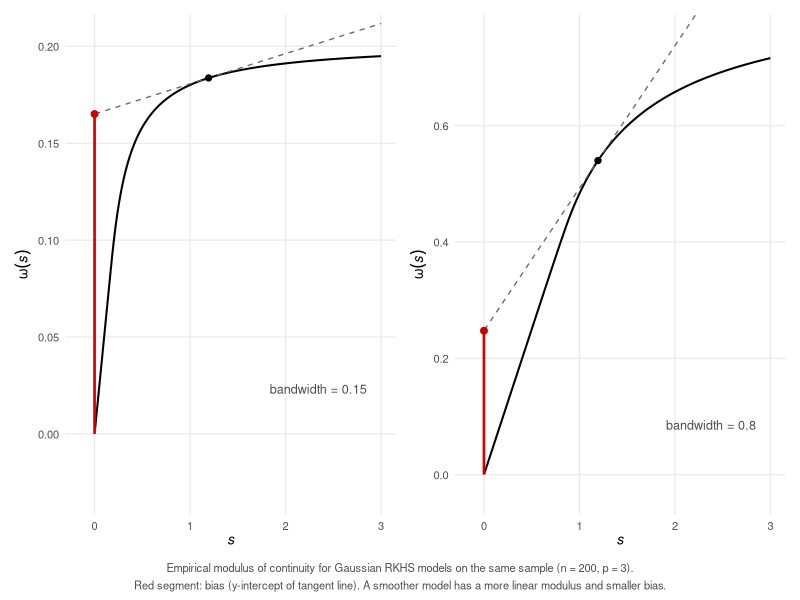

Source code (R):
#' # Modulus of continuity — empirical, from actual kernel models
#'
#' Draws a sample, builds RKHS kernel matrices, computes the penalized modulus
#' omega(s) = max_{||m||_H <= 1} (1/n) sum m(Xi) - (1/(2sn)) sum m(Xi)^2
#' via eigendecomposition. Two panels: rough kernel (low bandwidth) vs smooth
#' kernel (high bandwidth). Tangent line shows bias = y-intercept.

library(ggplot2)
library(patchwork)

set.seed(42)

# ---- Sample ----
n <- 200
p <- 3
X <- matrix(runif(n * p), n, p)

# ---- Kernel ----
rbf_kernel <- function(X, ell) {
  D2 <- outer(rowSums(X^2), rowSums(X^2), "+") - 2 * X %*% t(X)
  D2[D2 < 0] <- 0
  exp(-D2 / (2 * ell^2))
}

# ---- Compute empirical modulus ----
# omega(s) = max_{alpha'K alpha <= 1} (1/n) 1'K alpha - (1/(2sn)) alpha'K^2 alpha
#
# With eigen K = U Lambda U', beta = U'alpha, c = U'1:
# omega(s) = max_{sum lambda_j beta_j^2 <= 1}
#            sum (lambda_j c_j / n) beta_j - (lambda_j^2 / (2sn)) beta_j^2
#
# KKT: beta_j = (c_j/n) / (2*nu + lambda_j/(sn))
# Constraint: sum lambda_j * (c_j/n)^2 / (2*nu + lambda_j/(sn))^2 = 1
# Solve for nu by bisection.

compute_modulus <- function(K, s_grid) {
  eig <- eigen(K, symmetric = TRUE)
  lambda <- pmax(eig$values, 0)  # numerical safety
  U <- eig$vectors
  cc <- as.numeric(t(U) %*% rep(1, nrow(K)))
  n <- nrow(K)

  # For each s, solve for nu and compute omega
  omega <- numeric(length(s_grid))
  for (idx in seq_along(s_grid)) {
    s <- s_grid[idx]

    # Function of nu: constraint LHS - 1
    constraint_fn <- function(nu) {
      denom <- 2 * nu + lambda / (s * n)
      # avoid division by zero for zero eigenvalues
      keep <- lambda > 1e-12
      sum(lambda[keep] * (cc[keep] / n)^2 / denom[keep]^2) - 1
    }

    # Check if unconstrained solution is feasible (nu=0)
    if (constraint_fn(0) <= 0) {
      # Unconstrained: nu = 0
      nu_star <- 0
    } else {
      # Bisect for nu > 0
      nu_lo <- 0
      nu_hi <- max(lambda) * max(abs(cc)) / n  # generous upper bound
      while (constraint_fn(nu_hi) > 0) nu_hi <- nu_hi * 10
      for (iter in 1:100) {
        nu_mid <- (nu_lo + nu_hi) / 2
        if (constraint_fn(nu_mid) > 0) nu_lo <- nu_mid else nu_hi <- nu_mid
      }
      nu_star <- (nu_lo + nu_hi) / 2
    }

    keep <- lambda > 1e-12
    denom <- 2 * nu_star + lambda / (s * n)
    beta_star <- ifelse(keep, (cc / n) / denom, 0)
    omega[idx] <- sum(lambda * cc / n * beta_star - lambda^2 / (2 * s * n) * beta_star^2)
  }

  omega
}

# ---- Two kernels ----
ell_rough  <- 0.15   # small bandwidth -> rough model -> nonlinear modulus
ell_smooth <- 0.8    # large bandwidth -> smooth model -> nearly linear modulus

K_rough  <- rbf_kernel(X, ell_rough)
K_smooth <- rbf_kernel(X, ell_smooth)

s_grid <- seq(0.005, 3, length.out = 200)
omega_rough  <- compute_modulus(K_rough,  s_grid)
omega_smooth <- compute_modulus(K_smooth, s_grid)

# ---- Plot helper ----
make_panel <- function(s_grid, omega_vals, s0_idx, label_text) {
  s0 <- s_grid[s0_idx]
  y0 <- omega_vals[s0_idx]

  # Numerical derivative
  ds <- s_grid[2] - s_grid[1]
  slope <- (omega_vals[min(s0_idx+1, length(s_grid))] - omega_vals[max(s0_idx-1, 1)]) / (2*ds)
  intercept <- y0 - slope * s0

  df <- data.frame(s = s_grid, omega = omega_vals)
  tang <- data.frame(s = s_grid, y = intercept + slope * s_grid)
  tang$y[tang$y < -0.1 * max(omega_vals, na.rm=TRUE)] <- NA

  ggplot() +
    geom_line(data = df, aes(x = s, y = omega), linewidth = 0.7) +
    geom_line(data = tang, aes(x = s, y = y),
              linetype = "dashed", color = "gray40", linewidth = 0.45, na.rm = TRUE) +
    geom_point(aes(x = s0, y = y0), size = 1.8) +
    geom_segment(aes(x = 0, xend = 0, y = 0, yend = intercept),
                 color = "red3", linewidth = 0.9) +
    geom_point(aes(x = 0, y = intercept), color = "red3", size = 2) +
    annotate("text", x = max(s_grid) * 0.95, y = max(omega_vals) * 0.12,
             label = label_text, hjust = 1, size = 3.2, color = "gray30") +
    coord_cartesian(xlim = c(-0.15, max(s_grid)),
                    ylim = c(-0.03, max(omega_vals) * 1.05)) +
    labs(x = expression(italic(s)), y = expression(omega(italic(s)))) +
    theme_minimal(base_size = 10) +
    theme(plot.background = element_rect(fill = "white", colour = NA),
          panel.grid.minor = element_blank())
}

# Choose tangent points roughly in the middle
s0_rough  <- which.min(abs(s_grid - 1.2))
s0_smooth <- which.min(abs(s_grid - 1.2))

pA <- make_panel(s_grid, omega_rough,  s0_rough,  "bandwidth = 0.15")
pB <- make_panel(s_grid, omega_smooth, s0_smooth, "bandwidth = 0.8")

p <- pA + pB +
  plot_annotation(
    caption = "Empirical modulus of continuity for Gaussian RKHS models on the same sample (n = 200, p = 3).\nRed segment: bias (y-intercept of tangent line). A smoother model has a more linear modulus and smaller bias.",
    theme = theme(plot.caption = element_text(size = 8, color = "gray30", hjust = 0.5,
                                              lineheight = 1.3))
  )

ggsave("figure/modulus-tangent-line.pdf", p, width = 6.5, height = 3)
message("Saved figure/modulus-tangent-line.pdf")
